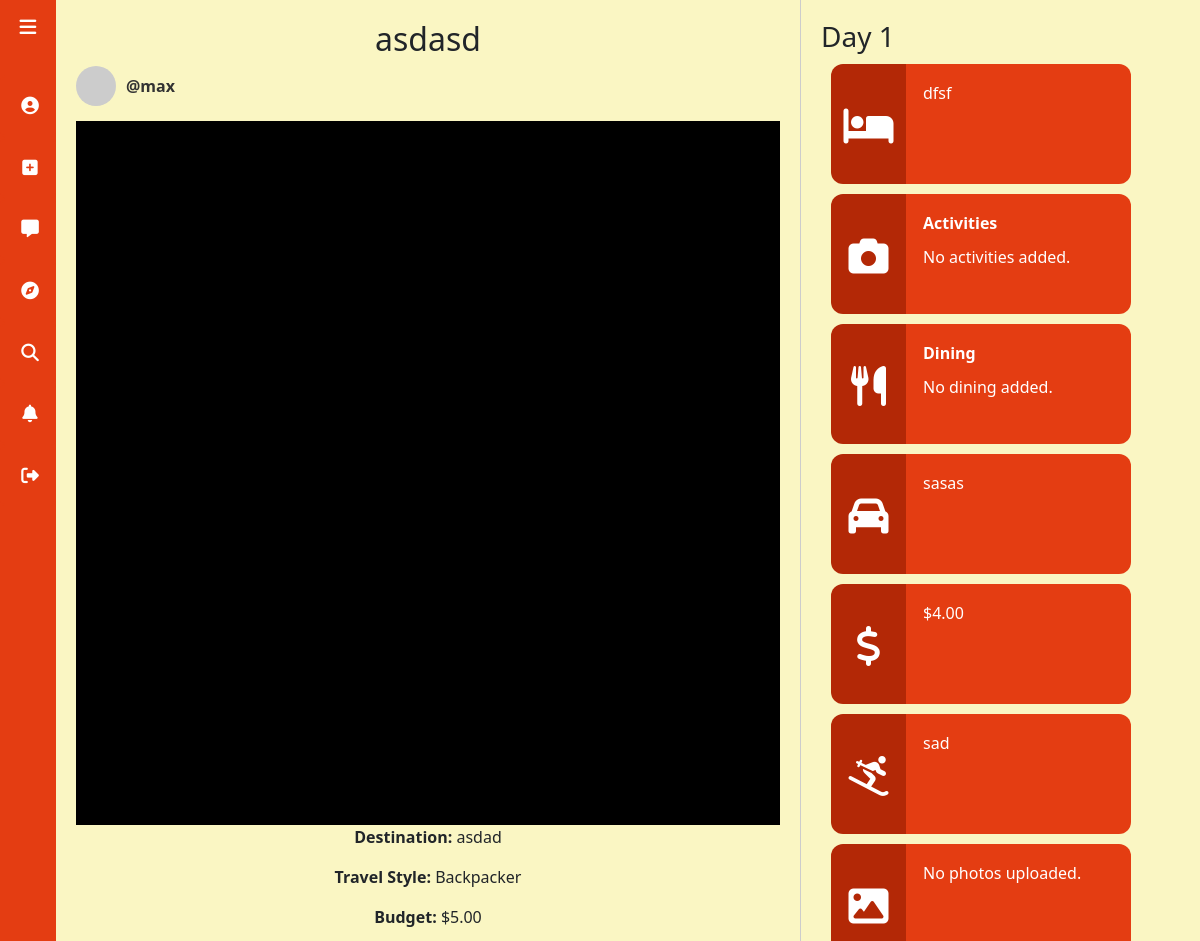
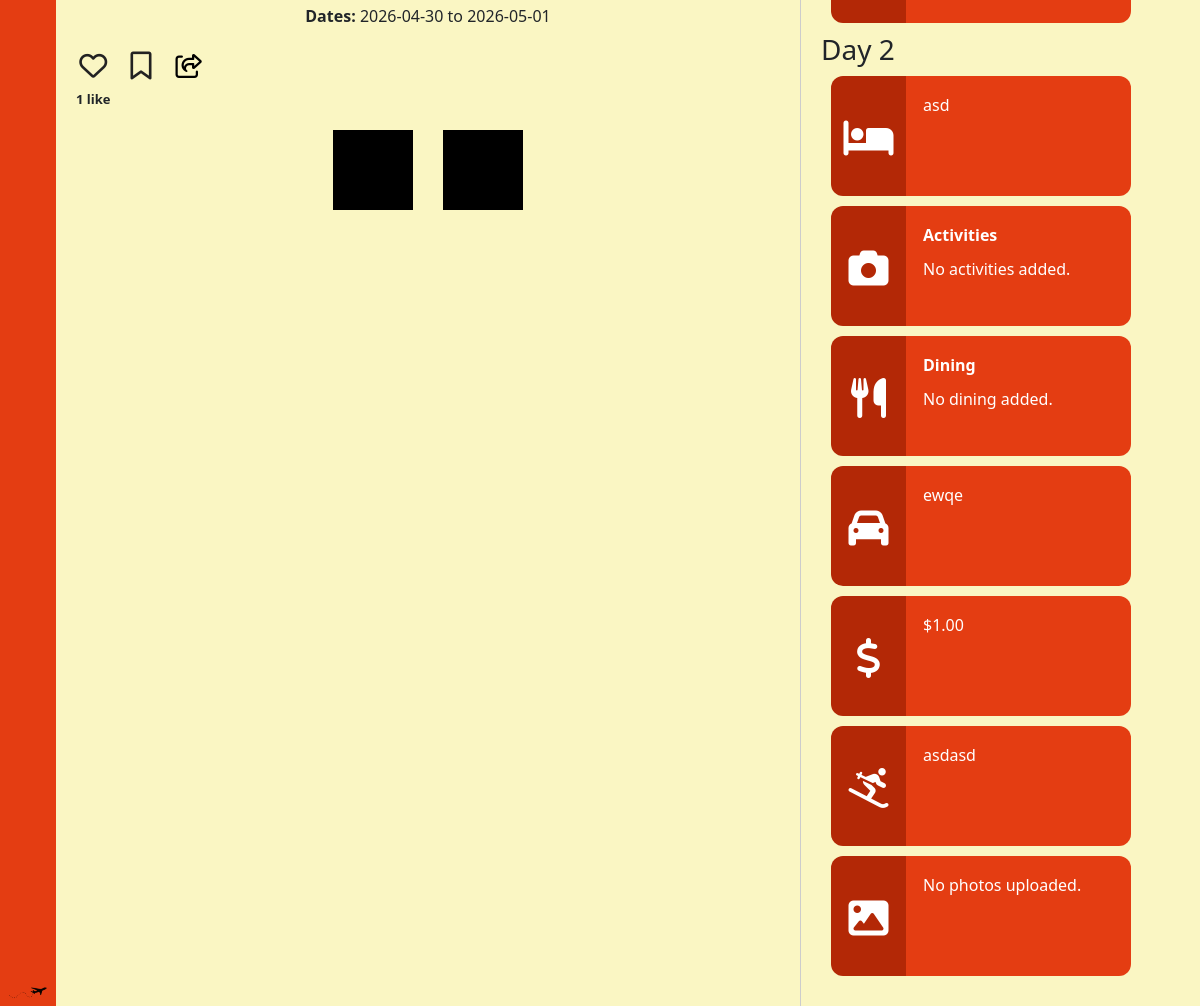
The app's page /itinerary/1 with its own data (2 pictures, top to bottom).
### app.py (models this page shows, shortened)
class Itinerary(db.Model):
    id = db.Column(db.Integer, primary_key=True)
    title = db.Column(db.String(120), nullable=False)
    user_id = db.Column(db.Integer, db.ForeignKey('user.id'), nullable=False)
    user = db.relationship('User')
    destination = db.Column(db.String(120), nullable=False)
    travel_style = db.Column(db.String(50), nullable=True)
    budget = db.Column(db.Float, nullable=True)
    start_date = db.Column(db.Date, nullable=False)
    end_date = db.Column(db.Date, nullable=False)
    created_at = db.Column(db.DateTime, server_default=db.func.now())
    days = db.relationship(
        'ItineraryDay',
        backref='itinerary',
        cascade='all, delete-orphan',
        lazy=True
    )

class User(db.Model):
    id = db.Column(db.Integer, primary_key=True)
    email = db.Column(db.String(120), unique=True, nullable=False)
    phone = db.Column(db.String(20), nullable=False)
    password_hash = db.Column(db.String(255), nullable=False)
    username = db.Column(db.String(50), unique=True, nullable=True)
    bio = db.Column(db.Text, nullable=True)
    avatar_url = db.Column(db.String(255), nullable=True)
    interest_1 = db.Column(db.String(25), nullable=True)
    interest_2 = db.Column(db.String(25), nullable=True)
    interest_3 = db.Column(db.String(25), nullable=True)
    interest_4 = db.Column(db.String(25), nullable=True)
    interest_5 = db.Column(db.String(25), nullable=True)

class ItineraryDay(db.Model):
    id = db.Column(db.Integer, primary_key=True)
    itinerary_id = db.Column(db.Integer, db.ForeignKey('itinerary.id'), nullable=False)
    day_number = db.Column(db.Integer, nullable=False)
    total_cost = db.Column(db.Float, nullable=True)
    rented_items = db.Column(db.String(255), nullable=True)
    transport_taken = db.Column(db.Text, nullable=True)
    accommodation = db.Column(db.String(255), nullable=True)
    caption = db.Column(db.Text, nullable=True)
    activity_details = db.Column(db.Text, nullable=True)
    dining_details = db.Column(db.Text, nullable=True)
    photos = db.relationship(
        'ItineraryPhoto',
        backref='day',
        cascade='all, delete-orphan',
        lazy=True
    )

### app.py (the view, shortened to what this page needs)
@app.route('/itinerary/<int:itinerary_id>')
def itinerary_display(itinerary_id):
    user_id = session.get("user_id")
    itinerary = Itinerary.query.get_or_404(itinerary_id)
    like_count = Like.query.filter_by(itinerary_id=itinerary_id).count()
    user_liked = False
    user_saved = False
    is_owner = False
    return render_template(
        'itinerary-display.html',
        itinerary=itinerary,
        like_count=like_count,
        user_liked=user_liked,
        user_saved=user_saved,
        is_owner=is_owner,
    )

### app.py (called while the page is built)
@app.template_filter('from_json')
def from_json_filter(value):
    if not value:
        return []
    try:
        return json.loads(value)
    except Exception:
        return []

### templates/itinerary-display.html (shortened to what this page needs)
<!DOCTYPE html>
<html>
<head>
    <link rel="stylesheet" href="https://cdnjs.cloudflare.com/ajax/libs/font-awesome/6.5.0/css/all.min.css">
    <link rel="stylesheet" href="../static/styles.css">
    <link rel="stylesheet" href="https://cdnjs.cloudflare.com/ajax/libs/bootstrap/5.3.2/css/bootstrap.min.css">
</head>
<body>
    {% include 'navbar.html' %}
    <div class="page-wrapper">
        <div class="middle-column">
            <h2>{{ itinerary.title }}</h2>
            <div class="creator-section">
                <div class="creator-pic"></div>
                <p>@{{ itinerary.user.username }}</p>
            </div>
            <div class="main-image">
            </div>
            <div class="trip-summary">
                <p><strong>Destination:</strong> {{ itinerary.destination }}</p>
                <p><strong>Travel Style:</strong> {{ itinerary.travel_style or 'Not specified' }}</p>
                <p><strong>Budget:</strong>
                    {% if itinerary.budget is not none %}
                        ${{ "%.2f"|format(itinerary.budget) }}
                    {% else %}
                        Not specified
                    {% endif %}
                </p>
                <p><strong>Dates:</strong> {{ itinerary.start_date }} to {{ itinerary.end_date }}</p>
            </div>
            <div class="action-buttons">
                <div class="like-group">
                    <button
                        id="likeButton"
                        class="like-button {% if user_liked %}liked{% endif %}"
                        type="button"
                        data-itinerary-id="{{ itinerary.id }}"
                    >
                        <i id="likeIcon" class="{% if user_liked %}fa-solid{% else %}fa-regular{% endif %} fa-heart"></i>
                    </button>
                    <span id="likeCount">
                        {{ like_count }} {% if like_count == 1 %}like{% else %}likes{% endif %}
                    </span>
                </div>
                <button
                    id="saveButton"
                    class="save-button {% if user_saved %}saved{% endif %}"
                    type="button"
                    data-itinerary-id="{{ itinerary.id }}"
                >
                    <i id="saveIcon" class="{% if user_saved %}fa-solid{% else %}fa-regular{% endif %} fa-bookmark"></i>
                </button>
                <button
                    id="shareButton"
                    class="share-button"
                    type="button"
                    data-itinerary-id="{{ itinerary_id }}"
                    data-itinerary-title="Itinerary Title"
                >
                    <i id="shareIcon" class="fa-regular fa-share-from-square"></i>
                </button>
            </div>
            <div class="day-thumbnails">
                {% for day in itinerary.days %}
                    <div class="day-card">
                    </div>
                {% endfor %}
            </div>
    </div>
   <div class="right-column">
        {% for day in itinerary.days %}
            <h3>Day {{ day.day_number }}</h3>
            <div class="itinerary-detail-box">
                <div class="detail-icon-panel">
                    <i class="fa-solid fa-bed"></i>
                </div>
                <div class="detail-content">
                    <p>{{ day.accommodation or 'No accommodation added.' }}</p>
                </div>
            </div>
            <div class="itinerary-detail-box">
                <div class="detail-icon-panel">
                    <i class="fa-solid fa-camera"></i>
                </div>
                <div class="detail-content">
                    <p><strong>Activities</strong></p>
                    {% set activities = day.activity_details | from_json %}
                    {% if activities %}
                        {% for activity in activities %}
                            <p><strong>{{ activity.title }}</strong></p>
                            <p>{{ activity.text }}</p>
                        {% endfor %}
                    {% else %}
                        <p>No activities added.</p>
                    {% endif %}
                </div>
            </div>
            <div class="itinerary-detail-box">
                <div class="detail-icon-panel">
                    <i class="fa-solid fa-utensils"></i>
                </div>
                <div class="detail-content">
                    <p><strong>Dining</strong></p>
                    {% set dining = day.dining_details | from_json %}
                    {% if dining %}
                        {% for meal in dining %}
                            <p><strong>{{ meal.title }}</strong></p>
                            <p>{{ meal.text }}</p>
                        {% endfor %}
                    {% else %}
                        <p>No dining added.</p>
                    {% endif %}
                </div>
            </div>
            <div class="itinerary-detail-box">
                <div class="detail-icon-panel">
                    <i class="fa-solid fa-car"></i>
                </div>
                <div class="detail-content">
                    <p>{{ day.transport_taken or 'No transport added.' }}</p>
                </div>
            </div>
            <div class="itinerary-detail-box">
                <div class="detail-icon-panel">
                    <i class="fa-solid fa-dollar-sign"></i>
                </div>
                <div class="detail-content">
                    <p>
                        {% if day.total_cost is not none %}
                            ${{ "%.2f"|format(day.total_cost) }}
                        {% else %}
                            No cost added.
                        {% endif %}
                    </p>
                </div>
            </div>
            <div class="itinerary-detail-box">
                <div class="detail-icon-panel">
                    <i class="fa-solid fa-person-skiing"></i>
                </div>
                <div class="detail-content">
                    <p>{{ day.rented_items or 'No rented items added.' }}</p>
                </div>
            </div>
            <div class="itinerary-detail-box">
                <div class="detail-icon-panel">
                    <i class="fa-solid fa-image"></i>
                </div>
                <div class="detail-content">
                    {% if day.photos %}
                        {% for photo in day.photos %}
                            <img
                                src="{{ url_for('static', filename='uploads/' + photo.filename) }}"
                                alt="Day {{ day.day_number }} photo"
                                style="width: 100%; max-width: 250px; margin-bottom: 10px; display: block;"
                            >
                        {% endfor %}
                    {% else %}
                        <p>No photos uploaded.</p>
                    {% endif %}
                    <p>{{ day.caption or '' }}</p>
                </div>
            </div>
        {% endfor %}
    </div>
</div>
</body>
</html>

### static/styles.css (style rules this page uses)
body { font-family: Helvetica, Arial, sans-serif; background-color: #faf6c3 !important; color: black; text-align: center; margin: 0; padding: 0; }
h2 { font-size: x-large; color: #a6643c; }
.action-buttons { display: flex; align-items: flex-start; gap: 20px; justify-content: flex-start; margin: 15px 0; text-align: left; }
.share-button { background: none; border: none; cursor: pointer; font-size: 24px; color: black; padding: 4px; transition: transform 0.1s ease, font-size 0.1s ease; }
.like-group { display: flex; flex-direction: column; align-items: center; }
.like-button, .save-button { background: none; border: none; cursor: pointer; font-size: 28px; color: #222; padding: 0; transition: 0.2s; }
#likeCount { font-size: 13px; margin-top: 4px; font-weight: bold; }
.day-thumbnails { display: flex; justify-content: center; gap: 30px; margin-top: 20px; }
.day-card { width: 80px; aspect-ratio: 1 / 1; background-color: black; position: relative; }
.main-image { width: 100%; aspect-ratio: 1 / 1; background-color: black; position: center; }
.creator-section { display: flex; align-items: center; gap: 10px; margin-bottom: 15px; }
.creator-pic { width: 40px; height: 40px; border-radius: 50%; background: #ccc; }
.creator-section p { margin: 0; font-weight: bold; color: #333; }
.page-wrapper { margin-left: 56px; display: flex; height: 100vh; overflow: hidden; }
.middle-column { flex: 1; overflow-y: auto; padding: 20px; text-align: center; background-color: #faf6c3; }
.right-column { width: 400px; overflow-y: auto; padding: 20px 0 20px 20px; border-left: 1px solid #ccc; align-items: center; background-color: #faf6c3; }
.itinerary-detail-box { display: flex; flex-direction: row; align-items: stretch; position: relative; margin: 10px; width: 300px; min-height: 120px; border-radius: 12px; overflow: hidden; cursor: pointer; transition: filter 0.2s ease; }
.itinerary-detail-box p { margin: 0; text-align: justify; padding: 5px; }
.itinerary-detail-box i { font-size: 50px; flex-shrink: 0; margin-top: 4px; padding: 7px; }
.detail-icon-panel { background-color: #b32806; width: 25%; display: flex; align-items: center; justify-content: center; flex-shrink: 0; }
.detail-icon-panel i { font-size: 40px; color: white; }
.detail-content { background-color: #e43d12; flex: 1; padding: 12px; color: white; position: relative; }

### records on screen
Itinerary: title "asdasd", destination "asdad", travel_style "Backpacker", budget "5.00", start_date "2026-04-30", end_date "2026-05-01"
User: user.username "max"
ItineraryDay: day_number "1", accommodation "dfsf", transport_taken "sasas", total_cost "4.00", rented_items "sad"
ItineraryDay: day_number "2", accommodation "asd", transport_taken "ewqe", total_cost "1.00", rented_items "asdasd"

### other values on screen
{{ like_count }} "1"
